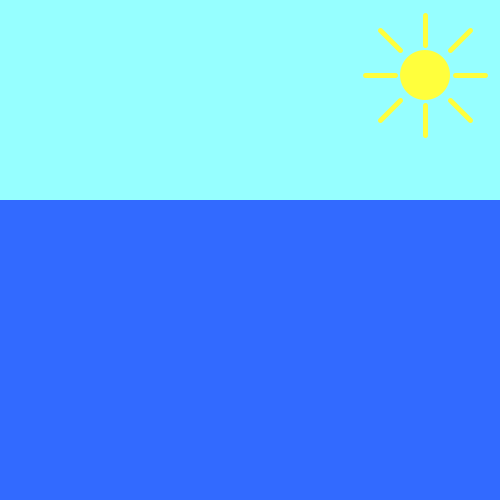
Frame 1 (no input)
Frame 60 (the mouse pressed at the canvas centre just before this capture): identical to frame 1, image omitted
Frame 120 (the mouse held since frame 60 and released just before this capture): identical to frame 1, image omitted

The Processing sketch that drew this single still picture (run headless with seeded random() and noise(); from frame 60 on, the mouse is pressed at the canvas centre):

// Processing sketch: processing_50976
// ── processing_50976.pde

/**********************
 Assignment 2
 Rachel Genovese
 rgenovese@brynmawr.edu
 CS 110, Section 2
 3/2/12
 This is an interactive program.  For every mouse click in the ocean, 
 a shark fin will appear, and for every mouse click in the sky, a flock of 
 seagulls will appear.  As you click closer to the horizon in the ocean and 
 the sky, the sharks and the clouds will appear smaller and smaller.
 *********************/

int horizonY = 200;
int r = 50; 
int g = 106;
int b = 255;

void setup () {
  size (500, 500);
  background (150, 255, 255);
  color (0);

  //Draw the horizon line
  line (0, horizonY, 500, horizonY);

  //Color the ocean as a rect
  fill (r, g, b);
  noStroke ();
  rectMode (CORNERS);
  rect (0, horizonY, 500, 500);

  //Sun
  fill (255, 255, 60);
  ellipse (425, 75, 50, 50);
  stroke (255, 255, 60); //Sunrays
  strokeWeight (5);
  line (425, 45, 425, 15); //Top sunray
  line (455, 75, 485, 75); //Left sunray
  line (425, 105, 425, 135); //Bottom sunray
  line (395, 75, 365, 75); //Right sunray
  line (400, 50, 380, 30); //NW sunray
  line (450, 50, 470, 30); //NE sunray
  line (450, 100, 470, 120); //SE sunray
  line (400, 100, 380, 120); //SW sunray
}

void draw () {
}

void mousePressed () {
  if (mouseY > horizonY) {  
    //hordist to scale triangles x's and y's
    int hordist = mouseY - horizonY;
    float xm25 = mouseX-(hordist/2); //half of triangle
    float xp25 = mouseX+(hordist/2);
    float yp25 = mouseY+hordist;
    float xm28 = mouseX-(hordist/2);
    float xp28 = mouseX+(hordist/2);
    float yp28 = mouseY+28;
    float yp15 = mouseY+15;

    //Shark fin
    stroke (0);
    strokeWeight (2);
    fill (random(0, 220)); 
    triangle (mouseX, mouseY, xm25, yp25, xp25, yp25);
  }

  //Seagulls!!!
  // horizonY - 60 because anything more would put birds in water!
  if (mouseY < horizonY - 60) {
    noFill ();
    strokeWeight (2);
    stroke (255);
    smooth ();
    int hordist = abs (mouseY - horizonY);
    float xm28 = mouseX-(hordist/2);
    float xp28 = mouseX+(hordist/2);
    float yp28 = mouseY+28;
    float yp15 = mouseY+15;
    //Making flock of three birds on top of each other
    for (int i = 0; i < 3; i++) {
      bezier (xm28, yp28, xm28, yp15, mouseX, yp15, mouseX, yp28);
      bezier (mouseX, yp28, mouseX, yp15, xp28, yp15, xp28, yp28);
      yp28 += 20;
      yp15 += 20;
    }
  }
}
